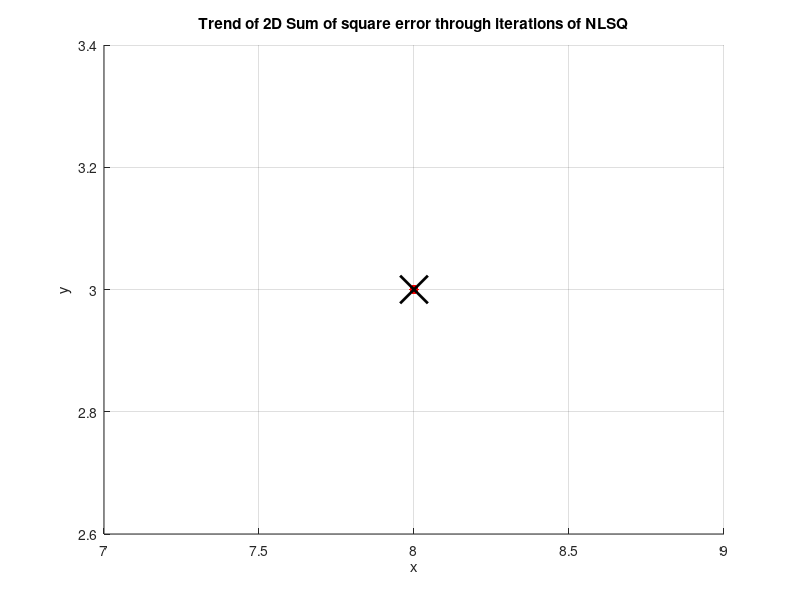
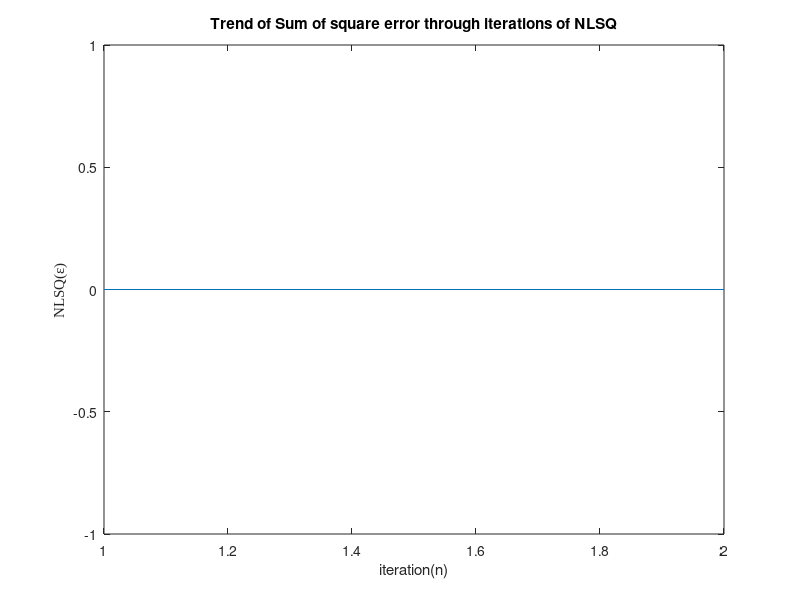
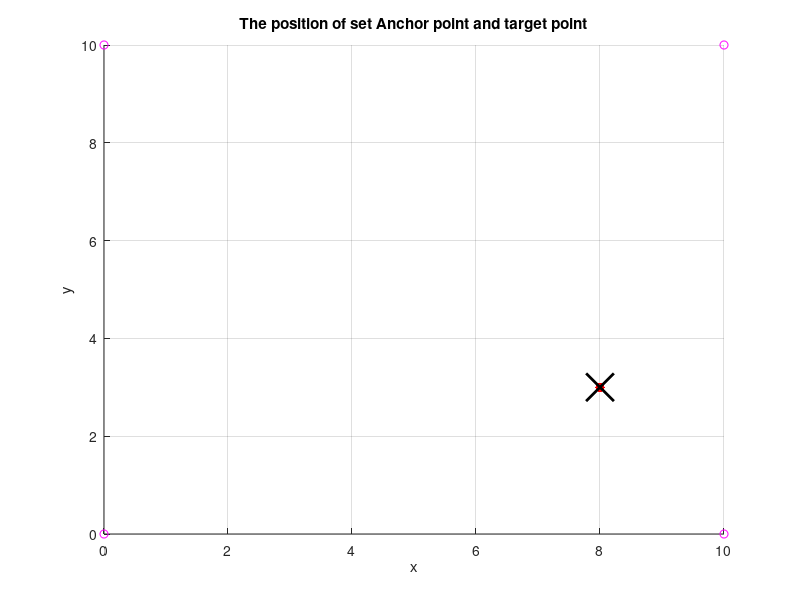

MATLAB code to generate these figures, in order:
clear; %clears workspace data and variables
clc; %clears output in command
close all; %close all figures and windows related to program

%Translate 3D trilateration to 2D trilateration using known z-coordinate
%reading. Z reading is from barometer, with expected error of 0.10m/10cm.

%values are in metres.

%Let reference anchor be A1

A1 = [0; 0; 0]; %For simplicity, start as close to origin as possible
A2 = [10; 0; 0]; %extreme end for positive x and y axis, use for z-axis check
A3 = [0; 10; 10]; % positive x, positive y
A4 = [10; 10; 0]; %positive x, negative y
A5 = [-5; 5; 0]; % negative x, positive y
A6 = [-10; -10; 0]; %extreme end for negative x and y axis, use for z-axis check
% A7 = [-3; -7; 0]; %negative x, negative y, not to extreme end
% A8 = [6; 8; 3]; %wild card, as long as not far away from extreme end

%Create matrix system of anchor coordinates.
%As a result, each row correspond to a dimension/axis i.e. x,y,z
%Each column corresponds to the specific anchor
Anchor = [A1 A2 A3 A4]; %Unique 2D solution
% Anchor = [A1 A2 A3 A4 A5 A6]; %Unique 3D solution 

%n--number of nodes
n = length(Anchor);
% n = 4;

% Area_cap = 10; %Set maximum coordinate aka size of floor
% %Generate 2D random coordinates, then add in a fixed z-coordinate. Assume
% %all anchors are on the same level.
% Anchor = Area_cap*randn(2,n); 
% %Impose ground level assumption for all anchors first. Height variation of
% %anchors can come later
% for i = 1:n
%     Anchor(3,n) = 0;
% end
% %randn(n,3) generates a nx3 matrix of normally distributed random values
% %from 0 to 1

%Define degree of random measurement error from ranging sensor here
random_error = 0.2;
baro_error = 0.1; %barometer has error up to 10 cm i.e. 0.1 m

%define height reading from barometer, h
%typical storey height is 3m.
h = 15; %- baro_error + 2*baro_error*rand;

% target position, let this be known as tag.
Tag = [8; 3; h];

%tolerance for NLSQ method
tol = 10^-12;

%%%%%%%%%%%%%%%%%%
%Range measurement
%%%%%%%%%%%%%%%%%%
di = zeros(1,n); %d(i) is true distance between anchor and tag; i = 1 to n
Radius = zeros(1,n); %Radius is matrix of measured distance estimate between anchor and target coordinate
for i=1:n
     di(i) = sqrt(((Tag(1) - Anchor(1,i))^2) + ...
                  ((Tag(2) - Anchor(2,i))^2) + ...
                  ((Tag(3) - Anchor(3,i))^2));
     %If Radius is ideally same as measured distance di, then we can add
     %random error to di to create a realistic Radius.
%      Radius(i) = di(i) - random_error + 2*random_error*rand;  %with random error
     Radius(i) = di(i); %no error, base algorithm check
end

%d(i)(r) is true distance between anchor and reference anchor; i = 2 to n, r is reference
d_ir = zeros(1,n-1); 
for i = 1:n-1
    d_ir(i) = sqrt(((Anchor(1,1) - Anchor(1,i+1))^2) + ...
                   ((Anchor(2,1) - Anchor(2,i+1))^2) + ...
                   ((Anchor(3,1) - Anchor(3,i+1))^2));
end

%%%%%%%%%%%%%%%%%%%%%%%%%%%%%%%%%%%%%%%%%%%
%Horizontal Projection and other statistics
%%%%%%%%%%%%%%%%%%%%%%%%%%%%%%%%%%%%%%%%%%%
%Let there be horizontal projection from ranging called p
p = zeros(1,n);
%Let angle of range vector/measurement from horizontal porjection be theta
theta = zeros(1,n); %Actual angle from anchor to tag
meas_theta = zeros(1,n); %measured angle from anchor to tag, different from actual theta due to error
%Let there be 2D trilateration measurement r comprising of x and y
%coordinates only.
true_r = zeros(1,n);
for i=1:n
    %As range measurement d is known, height h is known, p can be found by
    %Pythogoras theorem. Assume height is zeroed to ground level or
    %reference anchor.
    p(i) = sqrt(Radius(i)^2 - (h- Anchor(3,i))^2);  %% FIXED THE BUG
    theta(i) = asind(h / di(i));
    meas_theta(i) = asind(h / Radius(i));
    true_r(i) = sqrt((Tag(1) - Anchor(1,i))^2 + (Tag(2) - Anchor(2,i))^2);
end


disp("p")
disp(p)
disp("true_r")
disp(true_r)
disp("Tag")
disp(Tag)
p = true_r
%%%%
%LSQ
%%%%

% Ax = b
% In traditional LSQ evaluation (A' is tranpose in MATLAB terms)
% If A'A is non-singular and well-conditioned, A'Ax = A'b
% then x = inv(A'*A)*A'*b;
% If poorly conditioned, perform Orthogonal-triangular decomposition qr on
% A, A = QR, Rx = Q'b, then x = inv(R)*Q'*b

%A is state matrix of distances between anchor and reference anchor
%A = [transpose(A2-A1); ...; transpose(An-A1)];
A = zeros(n-1,3);
for i = 2:n %first element corresponds to 2nd anchor A2, not reference anchor A1
    for k = 1:3 
    %k is number of axes/dimensions
    %i is coordinate in axis corresponding to the anchor number
    %A in this case is transpose of (Ai - A1)
    A(i-1,k) = Anchor(k,i) - Anchor(k,1);
    end
end

b = zeros(n-1,1); %b is matrix of measured distance estimate from target coordinate
for i = 2:n %first element corresponds to 2nd anchor A2, not reference anchor A1
    %obtain approximation by cosine rule
    %bi1 = 0.5*((r1)^2 - (ri)^2 + (di1)^2)
    b(i-1,1) = 0.5*(Radius(1)^2 - Radius(i)^2 + d_ir(i-1)^2);
end

% %Implement MATLAB "lqsr" function to find LSQ coordinates (without
% %reference tag compensation)
% %Sum of square error for LSQ has to be found separately because of this
% %compensation
% maxit = 100; %maximum iterations
% tol = 10^-4; %tolerance, setting accuracy up to mm.
% x_raw = lsqr(A,b,tol,maxit);

%In traditional LSQ evaluation (A' is transpose in MATLAB terms)
% If A'A is non-singular and well-conditioned,
% then x = inv(A' * A) * A' * b;
% If poorly conditioned, perform Orthogonal-triangular decomposition qr on
% A, A = QR, Rx = Q'b, then x = inv(R)*Q'*b

sing_cond = cond(A'*A,inf);
if sing_cond < 10 %find condition number and determine if matrix is well conditioned
    x_raw = inv(A'*A)*A'*b; %assume A'A is non-singular and well-conditioned
else
    [Q,R] = qr(A);
    %Because A is not necessarily sqaure, use Moore-Penrose inverse.
    x_raw = pinv(R)*Q'*b;
end

%Actual coordinates of tag by LSQ method
%Because x in this case is really [x-x(A1); y-y(A1); z-z(A1)], need to add
%back A1's coordinates to find actual tag coordinates by LSQ method
x_lsq = x_raw + Anchor(:,1);
%Anchor(:,1) refers to the 1st column of Anchor i.e. Anchor 1 coordinates

%Let there be error variable e(i), where e(i) is difference between 
%actual 2D distance from anchor to tag and horizontal projection.
%ei = sqrt((x-xi)^2+(y-yi)^2) - p(i), i = 1 to n
lsq_e = zeros(1,n); %create matrix of error of each anchor, 1xn matrix
for i = 1:n
    lsq_e(1,i) = sqrt((x_lsq(1) - Anchor(1,i))^2 + ...
                      (x_lsq(2) - Anchor(2,i))^2 + ...
                      (x_lsq(3) - Anchor(3,i))^2) - Radius(i);
end

%Compile sum of square error for LSQ method
LSQ_square_error = 0;
for i = 1:n
    LSQ_square_error = LSQ_square_error + lsq_e(i)^2;
end

%%%%%%%%%%%%%
%NLSQ Model
%%%%%%%%%%%%%



%Aim of NLSQ is to minimise Error function F = sum(ei^2)

%Objective function is r-p = 0 i.e. the 2D range measurement is equal to
%the "scalar horizontal projection" p. Solve for system of non-linear
%equations.
%If not, use minimum sum of sqaure error; objective function is min (r-p)^2

%As we are constraining a 3D to a 2D problem, the coordinate going through
%NLSQ is in 2 dimensions instead of 3.

%%%%%%%%%%%%%%%%%%%%%%%%%%%%%%%%%
%Newton Ralphton loop for NLSQ
%%%%%%%%%%%%%%%%%%%%%%%%%%%%%%%%%
%Use Newton Ralphton method to reach minimum error function

%Get corrected coordinates changed by Newton's method. Let this be C.
T = [x_lsq(1); x_lsq(2)]; %Set LSQ result as initial guess

%This will be the final sum of square error after Newton's method, 
%initial value is the error from LSQ
NEsq = LSQ_square_error; 
%This will be final coordinates after Newton's method,
%initial value is C, the variable to be corrected iteratively
%Initialise variable to store C at iteration k for iteration k+1
previous_T = zeros(2,1);
Target = T; 

%Impose cap on iterations run.
iter = 0;
iter_cap = 10000;

%initialise variable for plotting points over NLSQ method
Plot_point = [x_lsq(1); x_lsq(2)]; %initialise with initial LSQ coordinate

disp("Anchor")
disp(Anchor)

while iter < iter_cap
    %Let there be Jacobian of tag coordinates J(q).
    %Let there be variable JqE aka transpose of J(q)*e
    xe = 0; ye = 0;
    %Let there be square matrix g = J(q)'*J(q)
    Jx = 0; Jy = 0;
    Jxy = 0; 
    
    %Let there be distance between anchor and tag d(i), i = 0 to n
    d_i = zeros(1,n);
    for i = 1:n
    %get actual 2D distance from one anchor to the target
        d_i(1,i) = sqrt((T(1) - Anchor(1,i))^2 +...
                        (T(2) - Anchor(2,i))^2);
    end
    
    for i = 1:n
        xe = xe + (T(1) - Anchor(1,i)) * (d_i(i) - p(i)) / d_i(i);
        ye = ye + (T(2) - Anchor(2,i)) * (d_i(i) - p(i)) / d_i(i);
    end

    JqE = [xe; ye];
    
    for i =1:n
        Jx = Jx + (T(1) - Anchor(1,i)) ^ 2 / (d_i(i) ^ 2);
        Jy = Jy + (T(2) - Anchor(2,i)) ^ 2 / (d_i(i) ^ 2);
        
        Jxy = Jxy + (T(1) - Anchor(1,i)) * (T(2) - Anchor(2,i)) / (d_i(i) ^ 2);
    end
    
    g = [Jx Jxy; Jxy Jy];
    
    %Get corrected coordinates
    T = T - (inv(g) * JqE); %corrected coordinates here
        
    %Update calculated 2D points in the list
    Plot_point = [Plot_point T];
    
    %Find new error
    nlsq_e = zeros(1,n); %create matrix of error of each anchor
    for i = 1:n
        nlsq_e(1,i) = sqrt((T(1) - Anchor(1,i))^2 + ...
                           (T(2) - Anchor(2,i))^2) - p(i);
    end
    
    %Compile sum of square error for NLSQ method
    NLSQ_square_error = 0;
    for i = 1:n
        NLSQ_square_error = NLSQ_square_error + nlsq_e(i)^2;
    end
    
    %NLSQ_sqe_trend is collection of NLSQ Sum of square error at each iteration over
    %time, p is data point number
    %At every iteration, paste in the NLSQ Sum of square error at iteration
    %p
    NLSQ_sqe_trend(iter+1) = NLSQ_square_error;
    
    %Update iteration
    Target = T;
    NEsq = NLSQ_square_error;
    
    %If criterion reached before iteration cap, terminate Newton method
    %Criterion: Change in coordinates between current and previous
    %iteration is sufficiently small (ideally 0)
    if abs(Target(1) - previous_T(1)) < tol && ...
       abs(Target(2) - previous_T(2)) < tol
        break
    end
    
    %update iterations done so far, store current iteration k for next
    %cycle k+1
    iter = iter + 1;
    previous_T = T; %store previous iteration of T here
end

%Substitute back in known z-coordinate into calculations
Target(3) = h;

%Find the sum of square error from this method in 3D.
final_3Derror = 0;
threed_e = zeros(1,n); %create matrix of error of each anchor
for i = 1:n
    threed_e(1,i) = sqrt((Target(1) - Anchor(1,i))^2 + ...
                         (Target(2) - Anchor(2,i))^2 + ...
                         (Target(3) - Anchor(3,i))^2) - Radius(i);
end

%Compile sum of square error for NLSQ method
final_3Dsqerror = 0;
for i = 1:n
   final_3Dsqerror = final_3Dsqerror + threed_e(i)^2;
end

%%%%%%%%%%%%%%%%%%
%%% True Error %%% 
%%%$$%%%%%%%%%%%%%
%find true error of lsq, nlsq, and lsqnonlin coordinates
te_lsq = zeros(1,3);
for i=1:3
    te_lsq(i) = Tag(i) - x_lsq(i);
end

te_nlsq = zeros(1,3);
for i=1:3
    te_nlsq(i) = Tag(i) - Target(i);
end

%Matrix of actual distance between anchor and tag is found earlier as di.

%find true error from tag to each anchor (true distance vs measured distance)
tag_e = zeros(1,n); %create matrix of error of each anchor
for i = 1:n
    tag_e(1,i) = di(i) - Radius(i);
end
%Compile sum of square error for true coordinates
True_square_error = 0;
for i = 1:n
    True_square_error = True_square_error + tag_e(i)^2;
end

%%%%%%%%%%%%%%%%%
%%%  Display  %%%
%%%%%%%%%%%%%%%%%

%Display true error between tag coordinates and calculated coordinates 
% R Result
disp('Set Radius and True target point: ');
fprintf('Measured Distance between Tag and anchor is:\n'); disp(Radius);
fprintf('Actual Distance between Tag and anchor is:\n'); disp(di);
fprintf('True measurement error of each anchor is:\n'); disp(tag_e); 
fprintf('Sum of true square error is %g \n\n', True_square_error);
fprintf('True coordinates is (%g, %g, %g) \n\n\n', ...
        Tag(1), Tag(2), Tag(3));

%Horizontal distnace comparison
fprintf('Horizontal projection is'); disp(p);
fprintf('True 2D distance is'); disp(true_r);
%Angle comparison
fprintf('Angle of anchor to Target is '); disp(theta);
fprintf('Measured Angle of anchor to Target is '); disp(meas_theta);

%LSQ Result
disp('LSQ Result:');
fprintf('LSQ coordinates were (%g, %g, %g) \n\n', x_lsq(1), x_lsq(2), x_lsq(3));
disp('Error of each anchor from LSQ is:'); disp(lsq_e);
fprintf('Sum of square error from LSQ is: %g \n \n', LSQ_square_error);
fprintf('True error of LSQ coordinates is: (%g, %g, %g) \n\n', ...
        te_lsq(1), te_lsq(2), te_lsq(3));
fprintf('Sum of square true error from LSQ is: %.5e \n\n\n', sum(te_lsq.^2)); 
    
%NLSQ results
disp('NLSQ Result:');
fprintf('NLSQ method converged after iteration %d \n\n', iter);
fprintf('NLSQ coordinates were: (%g, %g, %g) \n\n', Target(1), Target(2), Target(3));
disp('Error of each anchor from NLSQ is:'); disp(nlsq_e);
fprintf('Sum of 2D square error is %g \n', NEsq);
fprintf('Sum of 3D square error is %g \n\n', final_3Dsqerror);
fprintf('True error of NLSQ coordinates is: (%g, %g, %g) \n\n', ...
        te_nlsq(1), te_nlsq(2), te_nlsq(3));
fprintf('Sum of square true error from NLSQ is: %.5e \n\n\n', sum(te_nlsq.^2)); 
    
%%%%%%%%%%%%%%%%%%
%%%%   plot   %%%%
%%%%%%%%%%%%%%%%%%

%%% figure of found 2D 'target' point  %%%
figure('Name','Trend of coordinates through iterations of NLSQ');
hold on;
plot(Plot_point(1,:),Plot_point(2,:),'b*');
grid on;

%%% Target from LSQ in 2D %%%
plot(x_lsq(1),x_lsq(2),'r.','MarkerSize',20);

%%% Final Target from NLSQ  %%%
plot(Target(1),Target(2),'kx','MarkerSize',20,'LineWidth',2);
title('Trend of 2D Sum of square error through iterations of NLSQ');
xlabel('x' );
ylabel('y');
hold off;

%%%  plot the 2D error trend  %%%
figure('Name','Trend of Sum of square error through iterations of NLSQ');
plot(NLSQ_sqe_trend);
title('Trend of Sum of square error through iterations of NLSQ');
xlabel('iteration(n)' );
ylabel('NLSQ(\epsilon)','Fontname', 'Times New Roman');

%%%  plot the anchor point and the target point  %%%
figure('Name','The position of set Anchor point and target point');
hold on;
plot(Plot_point(1,:),Plot_point(2,:),'b*');
grid on;

%%% Target from LSQ  %%%
plot3(x_lsq(1),x_lsq(2),x_lsq(3),'r.','MarkerSize',20);

%%% Final Target from NLSQ  %%%
plot3(Target(1),Target(2),Target(3),'kx','MarkerSize',20,'LineWidth',2);
plot3(Anchor(1,:),Anchor(2,:),Anchor(3,:),'mo');
title('The position of set Anchor point and target point');
xlabel('x' );
ylabel('y');
zlabel('z');
hold off;